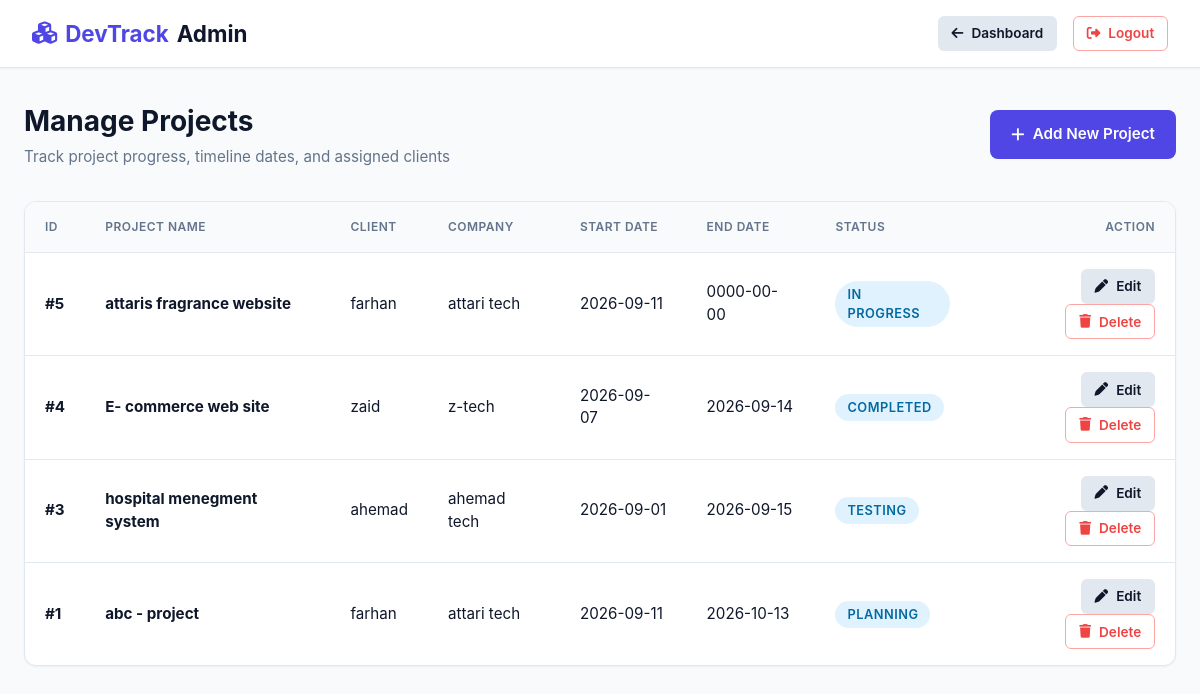
The app's page /admin/projects/index.php (signed in) with its own data.
### tables this page shows
CREATE TABLE `projects` (
  `id` int(11) NOT NULL,
  `client_id` int(11) NOT NULL,
  `project_name` varchar(100) NOT NULL,
  `description` text DEFAULT NULL,
  `start_date` date DEFAULT NULL,
  `end_date` date DEFAULT NULL,
  `status` enum('planning','in progress','testing','completed') NOT NULL DEFAULT 'planning',
  `created_at` timestamp NOT NULL DEFAULT current_timestamp()
);

CREATE TABLE `users` (
  `id` int(11) NOT NULL,
  `name` varchar(100) NOT NULL,
  `email` varchar(100) NOT NULL,
  `password` varchar(100) NOT NULL,
  `role` enum('admin','client') NOT NULL DEFAULT 'client',
  `created_at` timestamp NOT NULL DEFAULT current_timestamp()
);

CREATE TABLE `client` (
  `id` int(11) NOT NULL,
  `user_id` int(11) NOT NULL,
  `company_name` varchar(150) NOT NULL,
  `phone` varchar(20) DEFAULT NULL,
  `creted_at` timestamp NOT NULL DEFAULT current_timestamp()
);

### admin/projects/index.php (the view, shortened to what this page needs)
<?php
require "../../config/database.php";
$sql = "SELECT projects.id, projects.project_name, projects.description, projects.start_date, projects.end_date, projects.status, users.name, client.company_name
        FROM projects
        INNER JOIN client ON projects.client_id = client.id
        INNER JOIN users ON client.user_id = users.id
        ORDER BY projects.id DESC";
$result = mysqli_query($conn, $sql);
?>
<!DOCTYPE html>
<html lang="en">
<head>
    <link rel="stylesheet" href="../../assets/css/style.css">
    <link rel="stylesheet" href="https://cdnjs.cloudflare.com/ajax/libs/font-awesome/6.4.0/css/all.min.css">
</head>
<body>
    <nav class="navbar">
        <div class="brand"><i class="fa-solid fa-cubes"></i> DevTrack <span>Admin</span></div>
        <div class="nav-user">
            <a href="../dashboard.php" class="btn btn-secondary btn-sm"><i class="fa-solid fa-arrow-left"></i> Dashboard</a>
            <a href="../../logout.php" class="btn btn-outline-danger btn-sm"><i class="fa-solid fa-right-from-bracket"></i> Logout</a>
        </div>
    </nav>
    <div class="container">
        <div class="page-header">
            <div>
                <h1 class="page-title">Manage Projects</h1>
                <p class="page-subtitle">Track project progress, timeline dates, and assigned clients</p>
            </div>
            <a href="add.php" class="btn btn-primary"><i class="fa-solid fa-plus"></i> Add New Project</a>
        </div>
        <div class="table-responsive">
            <table class="table">
                <thead>
                    <tr>
                        <th>ID</th>
                        <th>Project Name</th>
                        <th>Client</th>
                        <th>Company</th>
                        <th>Start Date</th>
                        <th>End Date</th>
                        <th>Status</th>
                        <th style="text-align: right;">Action</th>
                    </tr>
                </thead>
                <tbody>
                    <?php if (mysqli_num_rows($result) > 0) { ?>
                        <?php while ($project = mysqli_fetch_assoc($result)) {
                            $status_class = 'badge-planning';
                        ?>
                            <tr>
                                <td><strong>#<?php echo $project["id"]; ?></strong></td>
                                <td><strong><?php echo htmlspecialchars($project["project_name"]); ?></strong></td>
                                <td><?php echo htmlspecialchars($project["name"]); ?></td>
                                <td><?php echo htmlspecialchars($project["company_name"]); ?></td>
                                <td><?php echo $project["start_date"] ? $project["start_date"] : '-'; ?></td>
                                <td><?php echo $project["end_date"] ? $project["end_date"] : '-'; ?></td>
                                <td><span class="badge <?php echo $status_class; ?>"><?php echo htmlspecialchars($project["status"]); ?></span></td>
                                <td style="text-align: right;">
                                    <a href="edit.php?id=<?php echo $project['id']; ?>" class="btn btn-secondary btn-sm"><i class="fa-solid fa-pen"></i> Edit</a>
                                    <a href="delete.php?id=<?php echo $project['id']; ?>" class="btn btn-outline-danger btn-sm" onclick="return confirm('Are you sure you want to delete this project?');"><i class="fa-solid fa-trash"></i> Delete</a>
                                </td>
                            </tr>
                        <?php } ?>
                    <?php } else { ?>
                        <tr>
                            <td colspan="8" style="text-align: center; padding: 2rem; color: var(--text-muted);">No projects found.</td>
                        </tr>
                    <?php } ?>
                </tbody>
            </table>
        </div>
    </div>
</body>
</html>

### assets/css/style.css (style rules this page uses)
:root { --primary: #4f46e5; --primary-hover: #4338ca; --primary-light: #eef2ff; --secondary: #64748b; --success: #10b981; --warning: #f59e0b; --danger: #ef4444; --info: #06b6d4; --bg-main: #f8fafc; --bg-card: #ffffff; --text-main: #0f172a; --text-muted: #64748b; --border: #e2e8f0; --shadow-sm: 0 1px 2px 0 rgb(0 0 0 / 0.05); --shadow-md: 0 4px 6px -1px rgb(0 0 0 / 0.1), 0 2px 4px -2px rgb(0 0 0 / 0.1); --shadow-lg: 0 10px 15px -3px rgb(0 0 0 / 0.1), 0 4px 6px -4px rgb(0 0 0 / 0.1); --radius: 12px; --font-sans: 'Inter', system-ui, -apple-system, BlinkMacSystemFont, "Segoe UI", Roboto, "Helvetica Neue", Arial, sans-serif; }
* { box-sizing: border-box; margin: 0; padding: 0; }
body { font-family: var(--font-sans); background-color: var(--bg-main); color: var(--text-main); line-height: 1.5; display: flex; flex-direction: column; min-height: 100vh; }
a { color: var(--primary); text-decoration: none; transition: color 0.2s; }
.navbar { background-color: var(--bg-card); border-bottom: 1px solid var(--border); padding: 1rem 2rem; display: flex; justify-content: space-between; align-items: center; box-shadow: var(--shadow-sm); position: sticky; top: 0; z-index: 100; }
.brand { font-size: 1.4rem; font-weight: 700; color: var(--primary); display: flex; align-items: center; gap: 0.5rem; }
.brand span { color: var(--text-main); }
.nav-user { display: flex; align-items: center; gap: 1rem; font-weight: 500; }
.container { max-width: 1200px; width: 100%; margin: 2rem auto; padding: 0 1.5rem; flex: 1; }
.page-header { display: flex; justify-content: space-between; align-items: center; margin-bottom: 2rem; flex-wrap: wrap; gap: 1rem; }
.page-title { font-size: 1.75rem; font-weight: 700; color: var(--text-main); }
.page-subtitle { color: var(--text-muted); font-size: 0.95rem; margin-top: 0.25rem; }
.btn { display: inline-flex; align-items: center; justify-content: center; gap: 0.5rem; padding: 0.75rem 1.25rem; font-size: 0.95rem; font-weight: 600; border-radius: 8px; border: 1px solid transparent; cursor: pointer; transition: all 0.2s ease; text-decoration: none; }
.btn-primary { background-color: var(--primary); color: white; }
.btn-secondary { background-color: #e2e8f0; color: var(--text-main); }
.btn-outline-danger { background-color: transparent; border-color: #fca5a5; color: var(--danger); }
.btn-sm { padding: 0.4rem 0.8rem; font-size: 0.85rem; border-radius: 6px; }
.badge { display: inline-block; padding: 0.25rem 0.75rem; font-size: 0.8rem; font-weight: 600; border-radius: 9999px; text-transform: uppercase; letter-spacing: 0.5px; }
.badge-planning { background-color: #e0f2fe; color: #0369a1; }
.table-responsive { width: 100%; overflow-x: auto; border-radius: var(--radius); border: 1px solid var(--border); background: var(--bg-card); box-shadow: var(--shadow-sm); }
.table { width: 100%; border-collapse: collapse; text-align: left; font-size: 0.95rem; }
.table th { background-color: #f8fafc; padding: 1rem 1.25rem; font-weight: 600; color: var(--text-muted); border-bottom: 1px solid var(--border); text-transform: uppercase; font-size: 0.75rem; letter-spacing: 0.5px; }
.table td { padding: 1rem 1.25rem; border-bottom: 1px solid var(--border); color: var(--text-main); }
.table tr:last-child td { border-bottom: none; }

### records on screen
projects: id "5", project_name "attaris fragrance website", users.name "farhan", client.company_name "attari tech", start_date "2026-09-11", end_date "0000-00-00", status "IN PROGRESS"
projects: id "4", project_name "E- commerce web site", users.name "zaid", client.company_name "z-tech", start_date "2026-09-07", end_date "2026-09-14", status "COMPLETED"
projects: id "3", project_name "hospital menegment system", users.name "ahemad", client.company_name "ahemad tech", start_date "2026-09-01", end_date "2026-09-15", status "TESTING"
projects: id "1", project_name "abc - project", users.name "farhan", client.company_name "attari tech", start_date "2026-09-11", end_date "2026-10-13", status "PLANNING"
